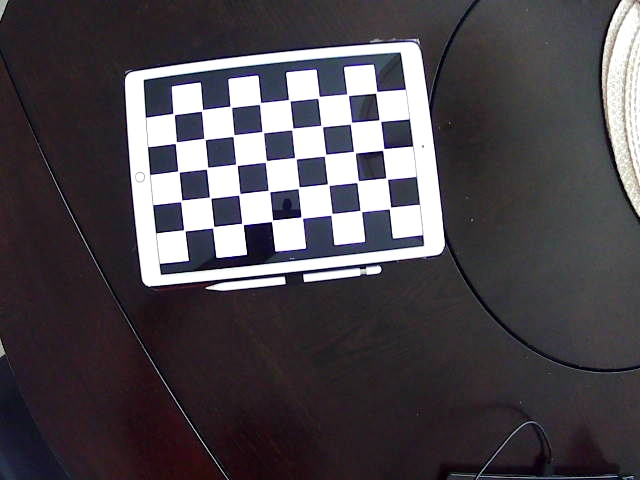
#> input picture calib_images/img_00.jpg, 640 x 480 px; its folder holds 4 pictures in this run
$ python camera_calibration.py
#> lines starting #> are read from the running program, lines starting #| are printed output that depends on the picture; after the words box and inside, x2 and y2 are one past the last pixel; in counts of white or black regions, pixels touching at a corner belong together
import cv2
import numpy as np
import glob

# Settings — adjust as needed
chessboard_size = (8, 5)  # number of inner corners per row and column of a 9x6 chessboard
square_size = 1.0         # arbitrary unit (e.g., 1.0 for normalized units, or cm)

# Termination criteria for cornerSubPix
criteria = (cv2.TERM_CRITERIA_EPS + cv2.TERM_CRITERIA_MAX_ITER, 30, 0.001)

# Prepare 3D object points, like (0,0,0), (1,0,0), ..., (8,5,0)
objp = np.zeros((chessboard_size[1]*chessboard_size[0], 3), np.float32)
objp[:, :2] = np.mgrid[0:chessboard_size[0], 0:chessboard_size[1]].T.reshape(-1, 2)
objp *= square_size

# Arrays to store 3D points and 2D image points
objpoints = []  # 3D points
imgpoints = []  # 2D points

images = glob.glob('calib_images/*.jpg')  # or .png etc.

for fname in images:
    img = cv2.imread(fname)
#> img is the input picture: shape (480, 640, 3); mean B, G, R 78.1, 72.3, 77.2
    gray = cv2.cvtColor(img, cv2.COLOR_BGR2GRAY)
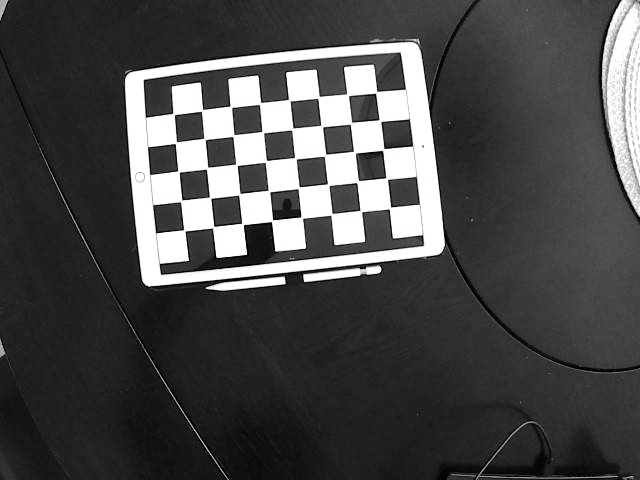
#> gray: shape (480, 640); min 0, max 255, mean 74.4

    # Find the chessboard corners
    ret, corners = cv2.findChessboardCorners(gray, chessboard_size, None)
#> ret = False; corners = None

    if ret:
        objpoints.append(objp)

        # Refine corner locations
        corners2 = cv2.cornerSubPix(gray, corners, (11, 11), (-1, -1), criteria)
        imgpoints.append(corners2)

        # Draw and show
        cv2.drawChessboardCorners(img, chessboard_size, corners2, ret)
        cv2.imshow('Corners', img)
        cv2.waitKey(100)
#> pass 2 of the loop `for fname in images:`:
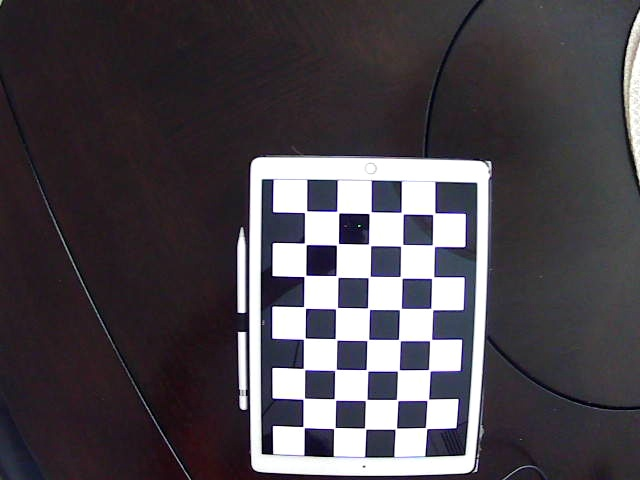
#> input picture calib_images/img_01.jpg, 640 x 480 px
#> img is the input picture: shape (480, 640, 3); mean B, G, R 77.6, 71.4, 76.6
#> `gray = cv2.cvtColor(img, cv2.COLOR_BGR2GRAY)`:
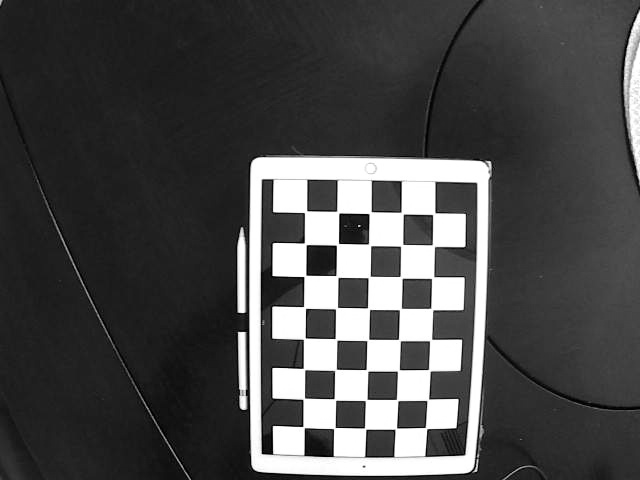
#> gray: shape (480, 640); min 0, max 255, mean 73.7
#> pass 3 of the loop `for fname in images:`:
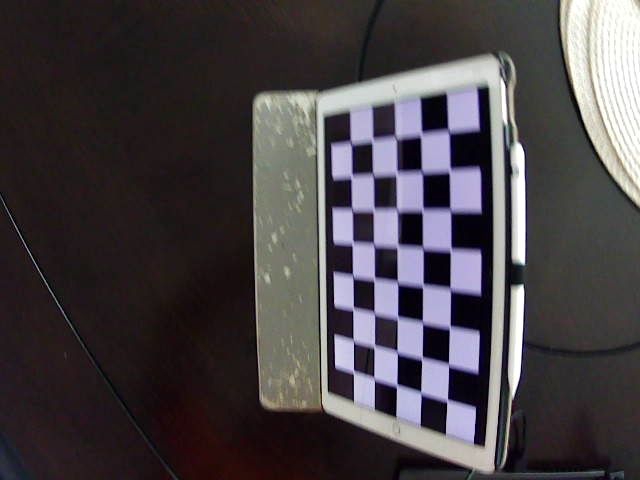
#> input picture calib_images/img_02.jpg, 640 x 480 px
#> img is the input picture: shape (480, 640, 3); mean B, G, R 69.6, 66, 71.4
#> `gray = cv2.cvtColor(img, cv2.COLOR_BGR2GRAY)`:
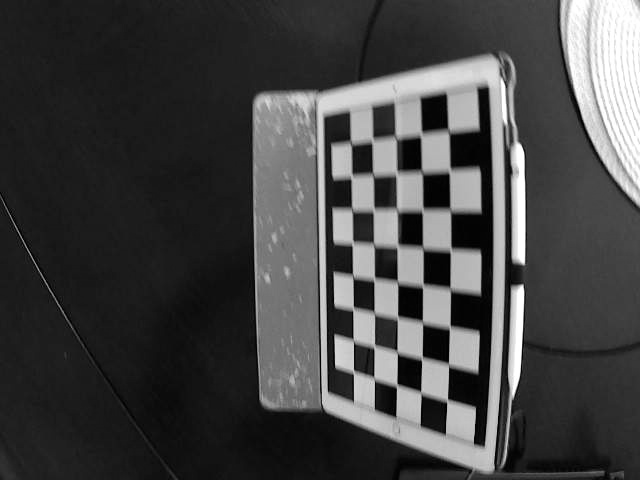
#> gray: shape (480, 640); min 0, max 255, mean 68
#> ret = True; corners = 40 rows, first 8: [353.5, 369], [353.2, 340.9], [353, 309], [353, 276], [352, 242], [352.5, 209], [351.5, 176.5], [351, 143]
#> corners2 = 40 rows, first 8: [353.5, 371.7], [353.3, 340.6], [353.1, 308.7], [352.7, 276.2], [352.4, 243.2], [351.8, 209.5], [351.4, 176.3], [350.8, 143]
#> `cv2.drawChessboardCorners(img, chessboard_size, corners2, ret)`:
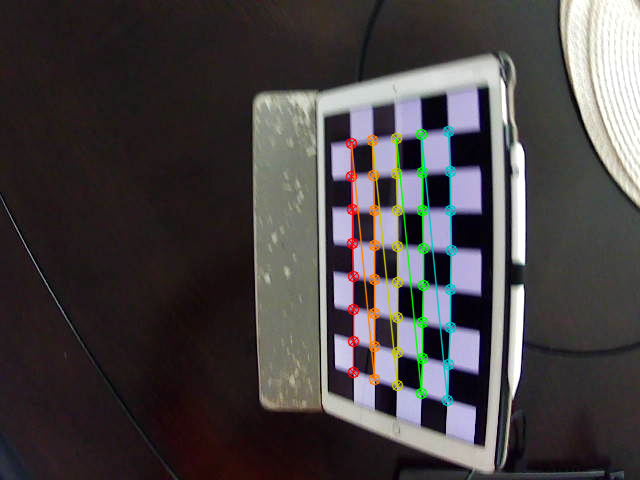
#> img: shape (480, 640, 3); 3.12% of pixels changed, all inside (x1, y1, x2, y2) = (345, 125, 458, 407)
#> the loop made 4 passes; the first 3 are shown

cv2.destroyAllWindows()

# Perform calibration
ret, camera_matrix, dist_coeffs, rvecs, tvecs = cv2.calibrateCamera(
    objpoints, imgpoints, gray.shape[::-1], None, None
)

# Print results
print("Camera Matrix:\n", camera_matrix)
print("Distortion Coefficients:\n", dist_coeffs.ravel())
print("Reprojection Error:", ret)

# Save calibration for later
np.savez("calibration_data.npz",
         camera_matrix=camera_matrix,
         dist_coeffs=dist_coeffs,
         rvecs=rvecs,
         tvecs=tvecs)
